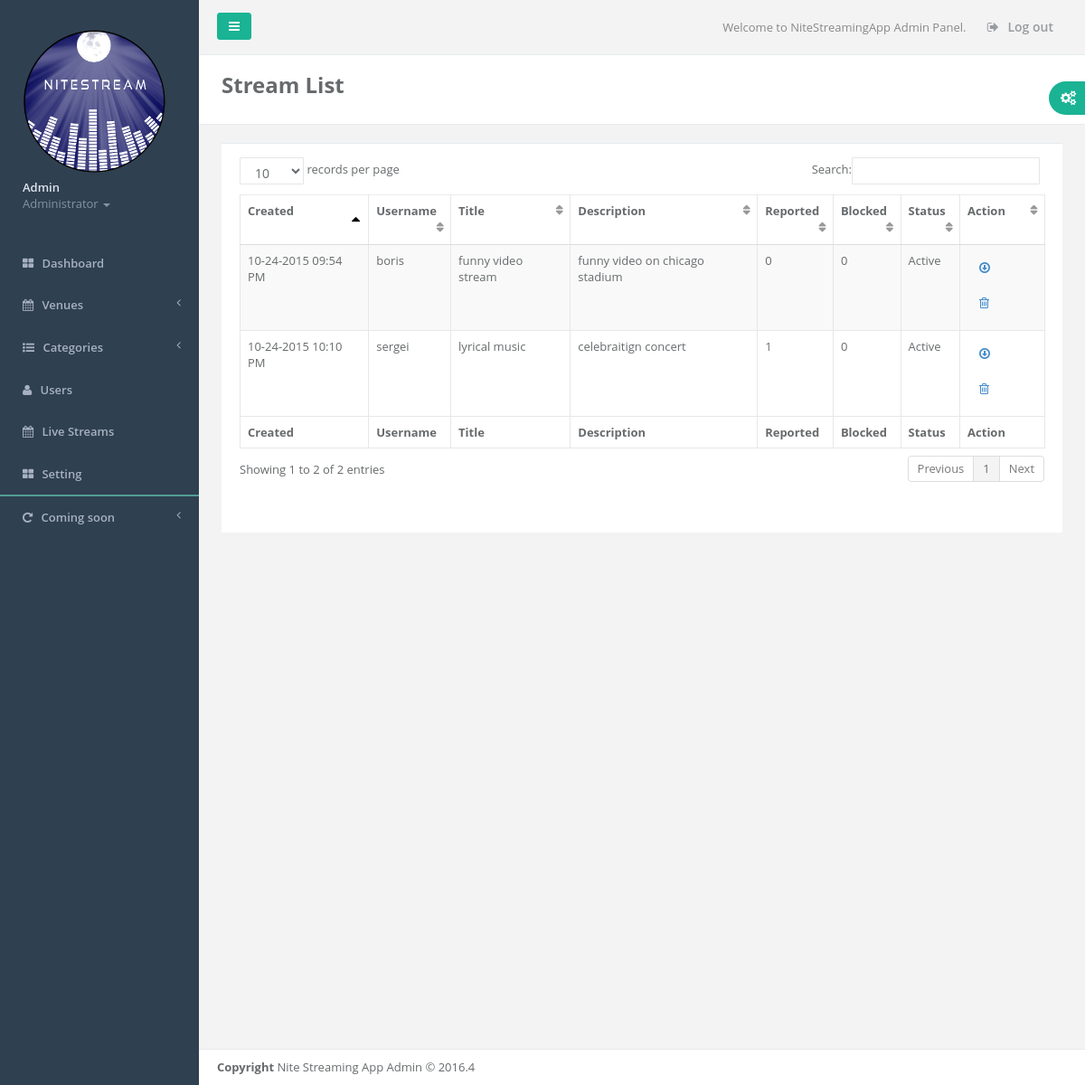
The page /admin/view_streams.php (signed in) on the database its author committed.
### tables this page shows
CREATE TABLE `streams` (
  `id` bigint(20) NOT NULL AUTO_INCREMENT,
  `cat_id` int(10) NOT NULL,
  `account_id` int(10) NOT NULL,
  `userName` varchar(50) NOT NULL,
  `title` varchar(100) NOT NULL,
  `description` text NOT NULL,
  `reported` int(1) NOT NULL DEFAULT '0',
  `blocked` int(1) NOT NULL DEFAULT '0',
  `state` int(1) NOT NULL DEFAULT '1',
  `created` varchar(10) NOT NULL,
  PRIMARY KEY (`id`)
);

### api/Database.php (called while the page is built, shortened)
<?php
class Database {
    var $_db = null;
    public function __construct() {
        $this -> _db = new mysqli( DB_HOST, DB_USER, DB_PASS, DB_NAME);
		mysqli_set_charset($this -> _db, "utf8");
	}
	public function result($sql) {
		$result = $this -> _db -> query($sql);
		$b = array();
		while ($row = $result -> fetch_array(MYSQLI_ASSOC)) :
			$b[] = $row;
		endwhile;
		return $b;
	}
}

### admin/function.php (called while the page is built, shortened)
<?php
    require_once("../api/Database.php");
    $db = new Database();
    function adminGetStreams(){
        global $db;
        $sql = "select * from streams order by created desc ";
        $result = $db -> result($sql);
        return $result;
    }
    ?>

### admin/view_streams.php (the view, shortened to what this page needs)
<?php
include ("./header.php");
?>
<body>
<div id="wrapper">
<?php require_once("./left_navigation.php"); ?>
    <div id="page-wrapper" class="gray-bg">
<?php require_once("./top_navigation.php") ?>
    <div class="row wrapper border-bottom white-bg page-heading">
        <div class="col-lg-10">
            <h2 style="font-weight: bold">Stream List</h2>
        </div>
    </div>
    <div class="wrapper wrapper-content animated fadeInRight">
        <div class="row">
            <div class="col-lg-12">
                <div class="ibox float-e-margins">
                    <div class="ibox-content">
                        <?php $streams = adminGetStreams(); ?>
                        <table class="table table-striped table-bordered table-hover " id="editable" >
                            <thead>
                                <tr>
                                    <th>Created</th>
                                    <th>Username</th>
                                    <th>Title</th>
                                    <th>Description</th>
                                    <th>Reported</th>
                                    <th>Blocked</th>
                                    <th>Status</th>
                                    <th>Action</th>
                                </tr>
                            </thead>
                            <tbody>
                            <?php
                                foreach($streams as $row){
                                    extract($row);
                                    echo '<tr class="gradeU">';
                                    echo "<td>".date("m-d-Y h:i A",$created)."</td>";
                                    echo "<td>$userName</td>";
                                    echo "<td>$title</td>";
                                    echo "<td>$description</td>";
                                    echo "<td>$reported</td>";
                                    echo "<td>$blocked</td>";
                                    if($state == 0){
                                        echo "<td>Deactivate</td>";
                                        echo '<td>
                                            <a href="./action.php?key=activeStream&sid='.$id.'" class="btn" rel="tooltip" title="Activate"><i class="fa fa-refresh"></i></a>
                                            <a href="./action.php?key=delStream&sid='.$id.'" class="btn" rel="tooltip" title="Delete"><i class="fa fa-trash-o"></i></a>
                                          </td>';
                                    }else{
                                        echo "<td>Active</td>";
                                        echo '<td>
                                            <a href="./action.php?key=deActiveStream&sid='.$id.'" class="btn" rel="tooltip" title="Deactivate"><i class="fa fa-arrow-circle-o-down"></i></a>
                                            <a href="./action.php?key=delStream&sid='.$id.'" class="btn" rel="tooltip" title="Delete"><i class="fa fa-trash-o"></i></a>
                                          </td>';
                                    }
                                    echo '</tr>';
                                }
                            ?>
                            </tbody>
                            <tfoot>
                                <tr>
                                    <th>Created</th>
                                    <th>Username</th>
                                    <th>Title</th>
                                    <th>Description</th>
                                    <th>Reported</th>
                                    <th>Blocked</th>
                                    <th>Status</th>
                                    <th>Action</th>
                                </tr>
                            </tfoot>
                        </table>
                    </div>
                </div>
            </div>
        </div>
    </div>
<?php include("./footer.php"); ?>
        </div>
    </div>
</body>
</html>

### admin/header.php (shortened to what this page needs)
<?php
require_once("./function.php");
?>
<!DOCTYPE html>
<html>
<head>
    <link href="css/bootstrap.min.css" rel="stylesheet">
    <link href="font-awesome/css/font-awesome.css" rel="stylesheet">
    <link href="css/plugins/dataTables/dataTables.bootstrap.css" rel="stylesheet">
    <link href="css/plugins/dataTables/dataTables.responsive.css" rel="stylesheet">
    <link href="css/plugins/dataTables/dataTables.tableTools.min.css" rel="stylesheet">
    <link href="css/plugins/iCheck/custom.css" rel="stylesheet">
    <link href="css/animate.css" rel="stylesheet">
    <link href="css/style.css" rel="stylesheet">
</head>

### admin/left_navigation.php (shortened to what this page needs)
<nav class="navbar-default navbar-static-side" role="navigation">
    <div class="sidebar-collapse">
        <ul class="nav" id="side-menu">
            <li class="nav-header">
                <div class="dropdown profile-element">
                    <span>
                        <img alt="image" class="img-circle" src="img/<?php echo $_SESSION['photo']; ?>" style="width: 160px;"/>
                    </span>
                    <a data-toggle="dropdown" class="dropdown-toggle" href="#">
                        <span class="clear">
                            <span class="block m-t-xs"> <strong class="font-bold">Admin</strong></span>
                            <span class="text-muted text-xs block">Administrator <b class="caret"></b></span>
                        </span>
                    </a>
                </div>
            </li>
            <li>
                <a href="./index.php"><i class="fa fa-th-large"></i> <span class="nav-label">Dashboard</span></a>
            </li>
            <li>
                <a href="#"><i class="fa fa-calendar"></i> <span class="nav-label">Venues</span><span class="fa arrow"></span></a>
            </li>
            <li>
                <a href="#"><i class="fa fa-list-ul"></i> <span class="nav-label">Categories</span><span class="fa arrow"></span></a>
            </li>
            <li>
                <a href="./view_users.php"><i class="fa fa-user"></i> <span class="nav-label">Users</span></a>
            </li>
            <li>
                <a href="./view_streams.php"><i class="fa fa-calendar"></i> <span class="nav-label">Live Streams</span></span></a>
            </li>
            <li>
                <a href="./settings.php"><i class="fa fa-th-large"></i> <span class="nav-label">Setting</span></a>
            </li>
            <hr style="border: 1px solid #509E95;margin: 0px;">
            <li>
                <a href="#"><i class="fa fa-repeat"></i> <span class="nav-label">Coming soon</span><span class="fa arrow"></span></a>
            </li>
        </ul>
    </div>
</nav>

### admin/top_navigation.php
<div class="row border-bottom">
    <nav class="navbar navbar-static-top" role="navigation" style="margin-bottom: 0">
        <div class="navbar-header">
            <a class="navbar-minimalize minimalize-styl-2 btn btn-primary " href="#"><i class="fa fa-bars"></i> </a>
        </div>
        <ul class="nav navbar-top-links navbar-right">
            <li>
                <span class="m-r-sm text-muted welcome-message">Welcome to NiteStreamingApp Admin Panel.</span>
            </li>
            <li>
                <a href="./logout.php">
                    <i class="fa fa-sign-out"></i> Log out
                </a>
            </li>
        </ul>
    </nav>
</div>

### admin/footer.php (shortened to what this page needs)
<div class="footer">
    <div>
        <strong>Copyright</strong> Nite Streaming App Admin &copy; 2016.4
    </div>
</div>

### rows shown on the page
streams: created "10-24-2015 10:10 PM", userName "sergei", title "lyrical music", description "celebraitign concert", reported "1", blocked "0"
streams: created "10-24-2015 09:54 PM", userName "boris", title "funny video stream", description "funny video on chicago stadium", reported "0", blocked "0"
